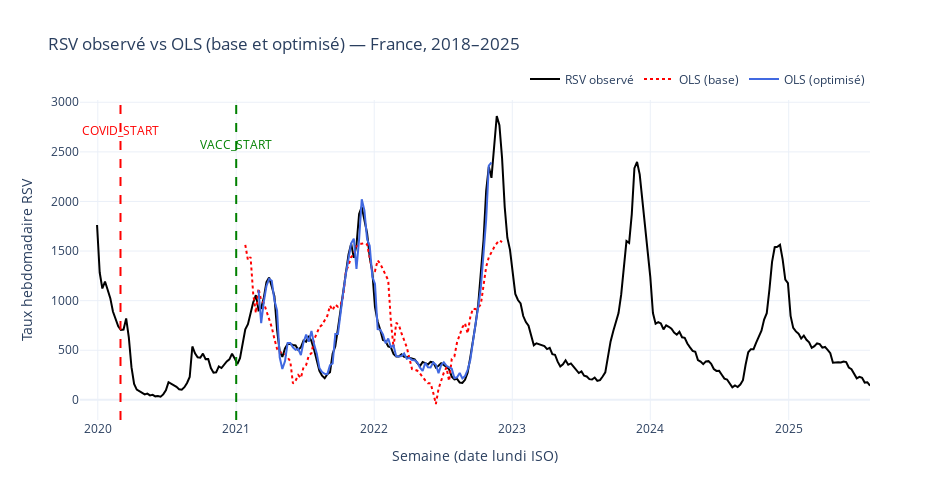

Write notebook code for a chart like this one.
### Code cell
# ==========================================
# 📊 FIGURE 22 — RSV observé vs OLS (base et optimisé)
# ==========================================
import datetime
import plotly.graph_objects as go

fig = go.Figure()

# RSV observé
fig.add_trace(go.Scatter(
    x=rsv["date_monday"], y=rsv["RSV"],
    name="RSV observé",
    mode="lines",
    line=dict(color="black", width=2)
))

# OLS base
fig.add_trace(go.Scatter(
    x=df_base.index, y=ols_base.fittedvalues,
    name="OLS (base)",
    mode="lines",
    line=dict(color="red", dash="dot", width=2)
))

# OLS optimisé
fig.add_trace(go.Scatter(
    x=df_opt.index, y=ols_opt.fittedvalues,
    name="OLS (optimisé)",
    mode="lines",
    line=dict(color="royalblue", dash="solid", width=2)
))

# ✅ Convertir les Timestamps en datetime natifs
covid_line = datetime.datetime.strptime(str(COVID_START.date()), "%Y-%m-%d")
vacc_line  = datetime.datetime.strptime(str(VACC_START.date()), "%Y-%m-%d")

# Jalons COVID / Vaccination (sans annotation automatique)
fig.add_vline(x=covid_line, line_dash="dash", line_color="red")
fig.add_vline(x=vacc_line, line_dash="dash", line_color="green")

# Ajouter des annotations manuelles
fig.add_annotation(x=covid_line, y=max(rsv["RSV"])*0.95, text="COVID_START", showarrow=False, font=dict(color="red"))
fig.add_annotation(x=vacc_line, y=max(rsv["RSV"])*0.90, text="VACC_START", showarrow=False, font=dict(color="green"))

fig.update_layout(
    title="RSV observé vs OLS (base et optimisé) — France, 2018–2025",
    xaxis_title="Semaine (date lundi ISO)",
    yaxis_title="Taux hebdomadaire RSV",
    template="plotly_white",
    width=950,
    height=500,
    legend=dict(orientation="h", yanchor="bottom", y=1.02, xanchor="right", x=1)
)

fig.show()

# 🧾 Légende à insérer dans la thèse :
legend_figure10 = """
**Figure 22.** — Comparaison entre les valeurs observées du RSV (courbe noire) et les ajustements obtenus avec le modèle OLS de base (pointillé rouge) et le modèle OLS optimisé (trait bleu).  
Les lignes verticales signalent le début de la pandémie de COVID-19 (mars 2020) et celui de la vaccination (janvier 2021).  
Le modèle optimisé restitue fidèlement la saisonnalité et les ruptures post-pandémiques, tandis que le modèle de base sous-estime les pics épidémiques récents.
"""
print(legend_figure10)

### Figure 1 — Plotly figure (JSON) as saved in the notebook; plotly's stock layout.template omitted (floating-point values rounded to 4 significant figures; data arrays with more than 128 entries replaced by an {"elided": "..."} marker saying what was removed)
{"data": [{"line": {"color": "black", "width": 2}, "mode": "lines", "name": "RSV observé", "type": "scatter", "x": {"elided": "293 str values"}, "y": {"elided": "293 float values"}}, {"line": {"color": "red", "dash": "dot", "width": 2}, "mode": "lines", "name": "OLS (base)", "type": "scatter", "x": ["2021-01-25T00:00:00", "2021-02-01T00:00:00", "2021-02-08T00:00:00", "2021-02-15T00:00:00", "2021-02-22T00:00:00", "2021-03-01T00:00:00", "2021-03-08T00:00:00", "2021-03-15T00:00:00", "2021-03-22T00:00:00", "2021-03-29T00:00:00", "2021-04-05T00:00:00", "2021-04-12T00:00:00", "2021-04-19T00:00:00", "2021-04-26T00:00:00", "2021-05-03T00:00:00", "2021-05-10T00:00:00", "2021-05-17T00:00:00", "2021-05-24T00:00:00", "2021-05-31T00:00:00", "2021-06-07T00:00:00", "2021-06-14T00:00:00", "2021-06-21T00:00:00", "2021-06-28T00:00:00", "2021-07-05T00:00:00", "2021-07-12T00:00:00", "2021-07-19T00:00:00", "2021-07-26T00:00:00", "2021-08-02T00:00:00", "2021-08-09T00:00:00", "2021-08-16T00:00:00", "2021-08-23T00:00:00", "2021-08-30T00:00:00", "2021-09-06T00:00:00", "2021-09-13T00:00:00", "2021-09-20T00:00:00", "2021-09-27T00:00:00", "2021-10-04T00:00:00", "2021-10-11T00:00:00", "2021-10-18T00:00:00", "2021-10-25T00:00:00", "2021-11-01T00:00:00", "2021-11-08T00:00:00", "2021-11-15T00:00:00", "2021-11-22T00:00:00", "2021-11-29T00:00:00", "2021-12-06T00:00:00", "2021-12-13T00:00:00", "2021-12-20T00:00:00", "2021-12-27T00:00:00", "2022-01-03T00:00:00", "2022-01-10T00:00:00", "2022-01-17T00:00:00", "2022-01-24T00:00:00", "2022-01-31T00:00:00", "2022-02-07T00:00:00", "2022-02-14T00:00:00", "2022-02-21T00:00:00", "2022-02-28T00:00:00", "2022-03-07T00:00:00", "2022-03-14T00:00:00", "2022-03-21T00:00:00", "2022-03-28T00:00:00", "2022-04-04T00:00:00", "2022-04-11T00:00:00", "2022-04-18T00:00:00", "2022-04-25T00:00:00", "2022-05-02T00:00:00", "2022-05-09T00:00:00", "2022-05-16T00:00:00", "2022-05-23T00:00:00", "2022-05-30T00:00:00", "2022-06-06T00:00:00", "2022-06-13T00:00:00", "2022-06-20T00:00:00", "2022-06-27T00:00:00", "2022-07-04T00:00:00", "2022-07-11T00:00:00", "2022-07-18T00:00:00", "2022-07-25T00:00:00", "2022-08-01T00:00:00", "2022-08-08T00:00:00", "2022-08-15T00:00:00", "2022-08-22T00:00:00", "2022-08-29T00:00:00", "2022-09-05T00:00:00", "2022-09-12T00:00:00", "2022-09-19T00:00:00", "2022-09-26T00:00:00", "2022-10-03T00:00:00", "2022-10-10T00:00:00", "2022-10-17T00:00:00", "2022-10-24T00:00:00", "2022-10-31T00:00:00", "2022-11-07T00:00:00", "2022-11-14T00:00:00", "2022-11-21T00:00:00", "2022-11-28T00:00:00", "2022-12-05T00:00:00"], "y": [1562.0, 1409.0, 1440.0, 1064.0, 876.7, 1124.0, 1001.0, 976.7, 895.4, 814.4, 731.5, 614.8, 513.3, 474.2, 480.1, 463.1, 425.2, 389.6, 164.8, 192.8, 249.9, 220.5, 329.0, 351.7, 448.2, 470.9, 607.3, 669.8, 731.3, 756.8, 805.4, 846.7, 949.0, 903.4, 959.5, 939.2, 958.0, 1050.0, 1294.0, 1356.0, 1439.0, 1469.0, 1544.0, 1574.0, 1573.0, 1580.0, 1568.0, 1435.0, 1303.0, 1298.0, 1407.0, 1371.0, 1313.0, 1267.0, 1205.0, 790.9, 527.1, 776.7, 756.2, 672.8, 593.1, 531.1, 417.6, 310.3, 304.0, 294.0, 265.0, 226.7, 195.7, 167.2, 166.7, 71.21, -41.8, 110.2, 205.0, 274.2, 325.5, 189.5, 414.2, 437.5, 581.2, 658.8, 729.5, 771.8, 670.1, 834.3, 920.5, 913.9, 926.9, 965.9, 1176.0, 1340.0, 1438.0, 1495.0, 1537.0, 1578.0, 1608.0, 1591.0]}, {"line": {"color": "royalblue", "dash": "solid", "width": 2}, "mode": "lines", "name": "OLS (optimisé)", "type": "scatter", "x": ["2021-03-01T00:00:00", "2021-03-08T00:00:00", "2021-03-15T00:00:00", "2021-03-22T00:00:00", "2021-03-29T00:00:00", "2021-04-05T00:00:00", "2021-04-12T00:00:00", "2021-04-19T00:00:00", "2021-04-26T00:00:00", "2021-05-03T00:00:00", "2021-05-10T00:00:00", "2021-05-17T00:00:00", "2021-05-24T00:00:00", "2021-05-31T00:00:00", "2021-06-07T00:00:00", "2021-06-14T00:00:00", "2021-06-21T00:00:00", "2021-06-28T00:00:00", "2021-07-05T00:00:00", "2021-07-12T00:00:00", "2021-07-19T00:00:00", "2021-07-26T00:00:00", "2021-08-02T00:00:00", "2021-08-09T00:00:00", "2021-08-16T00:00:00", "2021-08-23T00:00:00", "2021-08-30T00:00:00", "2021-09-06T00:00:00", "2021-09-13T00:00:00", "2021-09-20T00:00:00", "2021-09-27T00:00:00", "2021-10-04T00:00:00", "2021-10-11T00:00:00", "2021-10-18T00:00:00", "2021-10-25T00:00:00", "2021-11-01T00:00:00", "2021-11-08T00:00:00", "2021-11-15T00:00:00", "2021-11-22T00:00:00", "2021-11-29T00:00:00", "2021-12-06T00:00:00", "2021-12-13T00:00:00", "2021-12-20T00:00:00", "2021-12-27T00:00:00", "2022-01-03T00:00:00", "2022-01-10T00:00:00", "2022-01-17T00:00:00", "2022-01-24T00:00:00", "2022-01-31T00:00:00", "2022-02-07T00:00:00", "2022-02-14T00:00:00", "2022-02-21T00:00:00", "2022-02-28T00:00:00", "2022-03-07T00:00:00", "2022-03-14T00:00:00", "2022-03-21T00:00:00", "2022-03-28T00:00:00", "2022-04-04T00:00:00", "2022-04-11T00:00:00", "2022-04-18T00:00:00", "2022-04-25T00:00:00", "2022-05-02T00:00:00", "2022-05-09T00:00:00", "2022-05-16T00:00:00", "2022-05-23T00:00:00", "2022-05-30T00:00:00", "2022-06-06T00:00:00", "2022-06-13T00:00:00", "2022-06-20T00:00:00", "2022-06-27T00:00:00", "2022-07-04T00:00:00", "2022-07-11T00:00:00", "2022-07-18T00:00:00", "2022-07-25T00:00:00", "2022-08-01T00:00:00", "2022-08-08T00:00:00", "2022-08-15T00:00:00", "2022-08-22T00:00:00", "2022-08-29T00:00:00", "2022-09-05T00:00:00", "2022-09-12T00:00:00", "2022-09-19T00:00:00", "2022-09-26T00:00:00", "2022-10-03T00:00:00", "2022-10-10T00:00:00", "2022-10-17T00:00:00", "2022-10-24T00:00:00", "2022-10-31T00:00:00", "2022-11-07T00:00:00"], "y": [1106.0, 773.8, 991.1, 1149.0, 1220.0, 1201.0, 1003.0, 900.8, 428.9, 311.4, 389.9, 573.3, 573.9, 529.6, 503.1, 513.8, 451.0, 579.6, 659.0, 585.7, 693.7, 559.8, 466.6, 321.3, 281.3, 263.0, 260.1, 350.4, 366.6, 663.1, 664.3, 899.9, 1082.0, 1270.0, 1423.0, 1578.0, 1625.0, 1319.0, 1620.0, 2022.0, 1911.0, 1621.0, 1553.0, 1240.0, 1169.0, 712.0, 708.6, 660.9, 571.2, 618.4, 532.9, 547.7, 440.7, 436.9, 441.4, 467.6, 414.4, 423.1, 401.2, 399.5, 377.5, 323.7, 291.0, 373.3, 327.7, 326.9, 378.8, 353.6, 269.8, 350.3, 378.8, 343.3, 328.6, 313.7, 219.7, 227.4, 270.1, 216.2, 240.0, 302.3, 401.2, 611.7, 768.2, 937.6, 1136.0, 1473.0, 1816.0, 2362.0, 2393.0]}], "layout": {"annotations": [{"font": {"color": "red"}, "showarrow": false, "text": "COVID_START", "x": "2020-03-01T00:00:00", "y": 2718.0}, {"font": {"color": "green"}, "showarrow": false, "text": "VACC_START", "x": "2021-01-01T00:00:00", "y": 2575.0}], "height": 500, "legend": {"orientation": "h", "x": 1, "xanchor": "right", "y": 1.02, "yanchor": "bottom"}, "shapes": [{"line": {"color": "red", "dash": "dash"}, "type": "line", "x0": "2020-03-01T00:00:00", "x1": "2020-03-01T00:00:00", "xref": "x", "y0": 0, "y1": 1, "yref": "y domain"}, {"line": {"color": "green", "dash": "dash"}, "type": "line", "x0": "2021-01-01T00:00:00", "x1": "2021-01-01T00:00:00", "xref": "x", "y0": 0, "y1": 1, "yref": "y domain"}], "title": {"text": "RSV observé vs OLS (base et optimisé) — France, 2018–2025"}, "width": 950, "xaxis": {"title": {"text": "Semaine (date lundi ISO)"}}, "yaxis": {"title": {"text": "Taux hebdomadaire RSV"}}}}
